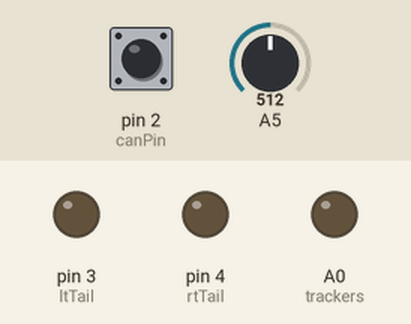
Simulated run of this sketch. Board: Arduino Uno, built with avr-gcc and run on an emulated ATmega328P. Shown: output pins drawn as LEDs (lit = HIGH). The test bench sets the inputs (shaded band); at power-on: pin 2 (canPin) HIGH, A5 = 512.

Above: at 0.05 s.
Timing chart, 0 to 3.0 s (numbered marks = the images above):
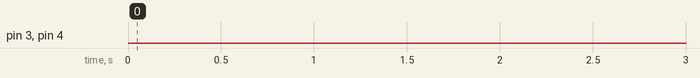

The sketch:

umbellican07.28.21..ino
```cpp
#include <mcp_can_dfs.h>
#include <mcp_can.h>

#include <mcp_can.h>
#include <mcp_can_dfs.h>

unsigned char stmp[3]={7, 55};

const int SPI_CS_PIN = 10;
const int rtTail = 4;
const int ltTail = 3;
const int trackers = A0;
const int canPin = 2;

const int cycleTime = 20;
const int flashPeriod = 500;
const int flashCycles = flashPeriod/cycleTime;
int cycleCounter = 0;

unsigned long timeHold = 0;
unsigned long timRec = 0;
unsigned long checkWait = 90000;
unsigned long sendTime = 0;
unsigned long sendInterval = 250;

const unsigned long recID = 0x70a;
const unsigned long sendID = 0x70c;

bool brk = 0;
bool lt = 0;
bool rt = 0;
bool pt = 0;

unsigned char buf[8];
unsigned char error[8]={0xFF,0x00,0xFF,0x00,0xFF,0x00,0xFF,0x00};
unsigned char error2[2]={0xff,0x55};
unsigned char len = 0;
unsigned char lastState = 0;

MCP_CAN CAN(SPI_CS_PIN);


void setup() {
  pinMode(rtTail, OUTPUT);
  pinMode(ltTail, OUTPUT);
  pinMode(trackers, OUTPUT);
  pinMode(canPin, INPUT_PULLUP);

  while(CAN_OK != CAN.begin(CAN_500KBPS)) delay(100);

  CAN.init_Mask(0,0,0x7ff);

  CAN.init_Filt(0, 0, 0x70a); //main recieving id
}

void checkCom()
{
  if((millis()-timRec)>550){
    if(!digitalRead(canPin)){
      canRead();
      if(digitalRead(canPin)){
        CAN.sendMsgBuf(sendID,0,2,error2);
        timRec = millis();
        return;
      }else{
        //noBueno
      }
    }
  }
  while((millis()-timRec) > 550){ //shut down if we don't get a message every 550 ms
    digitalWrite(trackers, LOW);
    digitalWrite(rtTail, HIGH);
    digitalWrite(ltTail, LOW);
    delay(100);
    digitalWrite(rtTail, LOW);
    digitalWrite(ltTail, HIGH);
    delay(100);
    CAN.sendMsgBuf(sendID, 0, 8, error);
    if(!digitalRead(canPin)){
      CAN.readMsgBuf(&len, buf);
      if(CAN.getCanId() == recID && buf[1] == 0x44){
        timRec = millis();
        return;
      }
    }
  }
  Serial.println("chk com");
}

void canRead(){
  while (CAN_MSGAVAIL == CAN.checkReceive()){
    CAN.readMsgBuf(&len, buf);
    if (CAN.getCanId() == recID && buf[1] == 0x55){
      if(lastState != buf[0]) cycleCounter = 0;
      lastState = buf[0];
      pt = (buf[0] & 0b10000000) >> 7;
      brk = (buf[0] & 0b00100000) >> 5;
      lt = (buf[0] & 0b00010000) >> 4;
      rt = (buf[0] & 0b00001000) >> 3;
      timRec = millis();
      digitalWrite(trackers, pt);
    }
  }
}

void canSend(){
  stmp[0] = map(analogRead(A5), 0, 1023, 0, 255);
  CAN.sendMsgBuf(sendID, 0, 2, stmp);
  sendTime = millis();
}

void loop() {
  if(!digitalRead(canPin)) canRead();
  if(millis()-sendTime > sendInterval) canSend();
  if(!digitalRead(canPin)) canRead();
  if(millis() > checkWait) checkCom();
  if(!digitalRead(canPin)) canRead();
  if(cycleCounter <= flashCycles){
    digitalWrite(rtTail, (brk && (!rt))); //right back
    digitalWrite(ltTail, (brk && (!lt))); //left back
    cycleCounter++;
  }else if(cycleCounter > flashCycles && cycleCounter < flashCycles*2){
    digitalWrite(rtTail, (brk || rt)); //right back
    digitalWrite(ltTail, (brk || lt)); //left back
    cycleCounter++;
  }else{
    cycleCounter = 0;
  }
  delay(cycleTime);
}
```

Measured:
- by itself, pin 3 (ltTail): LOW → HIGH at 90.1 s, → LOW 0.10 s later, → HIGH 0.10 s later, → LOW 0.10 s later, … (399 changes in this stretch)
- by itself, pin 4 (rtTail): LOW → HIGH at 90.0 s, → LOW 0.10 s later, → HIGH 0.10 s later, → LOW 0.10 s later, … (400 changes in this stretch)
